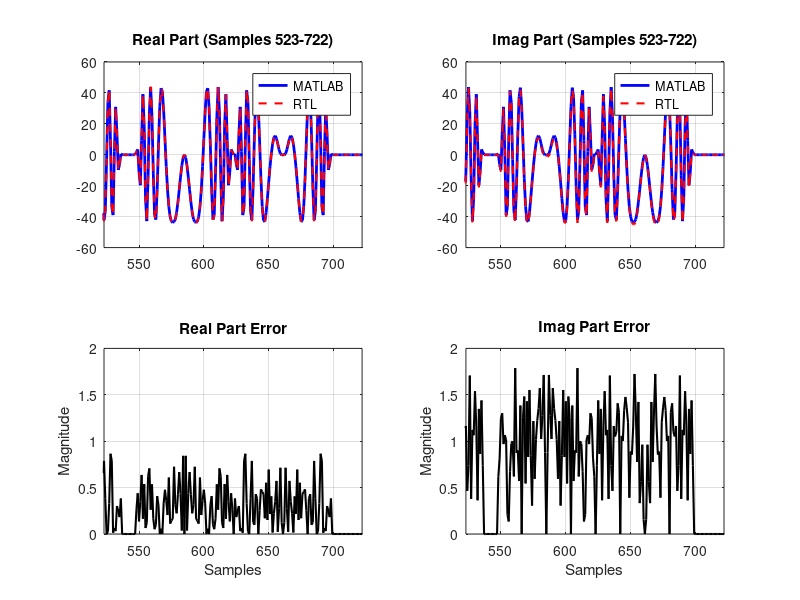
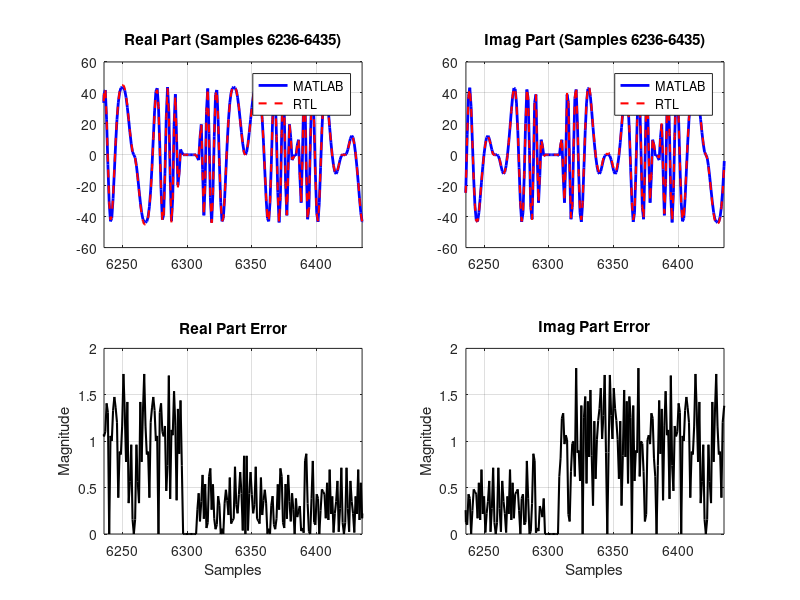
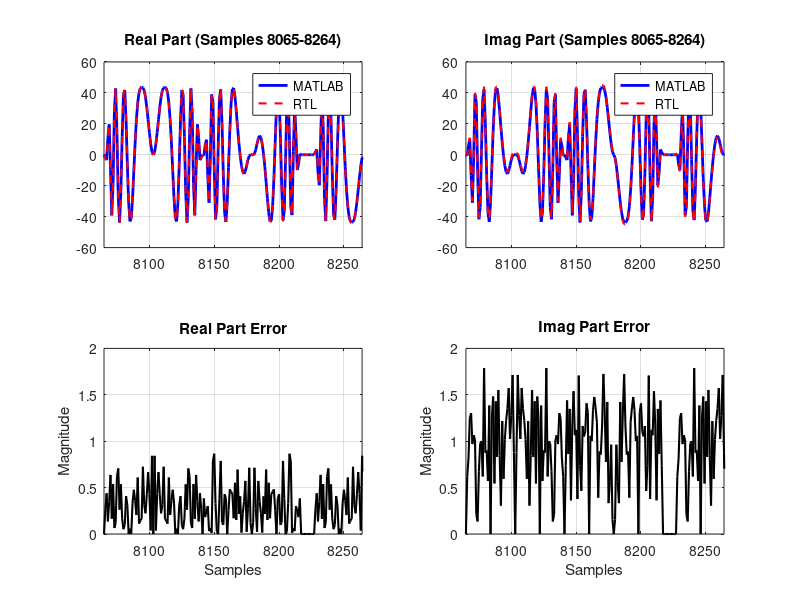

Source code (MATLAB) for these figures, in order:
clc; clear;

% 1. Load files
golden_real = load('golden_tx_real.txt'); 
golden_imag = load('golden_tx_imag.txt');
rtl_real = load('rtl_tx_real.txt');       
rtl_imag = load('rtl_tx_imag.txt');

% Align lengths in case of mismatch
min_len = min(length(golden_real), length(rtl_real));
golden_real = golden_real(1:min_len);
golden_imag = golden_imag(1:min_len);
rtl_real = rtl_real(1:min_len);
rtl_imag = rtl_imag(1:min_len);

% ==============================================
% 2. Scaling & Exporting Exact Floating-Point
% ==============================================
scale_factor = 31; 

% Multiplication ONLY - No round() or floor()
golden_real_scaled_exact = golden_real * scale_factor;
golden_imag_scaled_exact = golden_imag * scale_factor;

% Exporting exact values with maximum double precision (up to 16 digits)
dlmwrite('golden_tx_real_scaled_exact.txt', golden_real_scaled_exact, 'precision', '%.16g');
dlmwrite('golden_tx_imag_scaled_exact.txt', golden_imag_scaled_exact, 'precision', '%.16g');
% ==============================================

% 3. Calculate absolute difference for each sample
diff_real = abs(golden_real_scaled_exact - rtl_real);
diff_imag = abs(golden_imag_scaled_exact - rtl_imag);

% 4. Calculate Mean Absolute Error (MAE)
avg_error_real = mean(diff_real);
avg_error_imag = mean(diff_imag);

% 5. Calculate Average Error Percentage relative to peak amplitude
peak_val_real = max(abs(golden_real_scaled_exact));
peak_val_imag = max(abs(golden_imag_scaled_exact));

% Prevent division by zero
if peak_val_real == 0, peak_val_real = 1; end 
if peak_val_imag == 0, peak_val_imag = 1; end

avg_err_percent_real = (avg_error_real / peak_val_real) * 100;
avg_err_percent_imag = (avg_error_imag / peak_val_imag) * 100;

% 6. Print Report
disp('==============================================');
disp('Error Analysis Report (Exact MATLAB vs RTL)');
disp('==============================================');
disp(['Average Error (Real)           = ' num2str(avg_error_real)]);
disp(['Average Error Percentage (Real)= ' num2str(avg_err_percent_real) ' %']);
disp('----------------------------------------------');
disp(['Average Error (Imag)           = ' num2str(avg_error_imag)]);
disp(['Average Error Percentage (Imag)= ' num2str(avg_err_percent_imag) ' %']);
disp('==============================================');

% ==============================================
% 7. Plotting 3 Random Zoomed Windows
% ==============================================
window_size = 200;
max_start_idx = min_len - window_size;

random_starts = randi([1, max_start_idx], 1, 3);

for i = 1:3
    start_idx = random_starts(i);
    end_idx = start_idx + window_size - 1;
    
    fig_name = ['Random Zoom ' num2str(i) ' (Samples ' num2str(start_idx) '-' num2str(end_idx) ')'];
    figure('Name', fig_name, 'NumberTitle', 'off');
    
    % --- Real Part ---
    subplot(2, 2, 1);
    plot(golden_real_scaled_exact, 'b', 'LineWidth', 2); hold on;
    plot(rtl_real, 'r--', 'LineWidth', 1.5);
    xlim([start_idx, end_idx]);
    title(['Real Part (Samples ' num2str(start_idx) '-' num2str(end_idx) ')']);
    legend('MATLAB', 'RTL');
    grid on;
    
    subplot(2, 2, 3);
    plot(diff_real, 'k', 'LineWidth', 1.5);
    xlim([start_idx, end_idx]);
    title('Real Part Error');
    xlabel('Samples'); ylabel('Magnitude');
    grid on;
    
    % --- Imag Part ---
    subplot(2, 2, 2);
    plot(golden_imag_scaled_exact, 'b', 'LineWidth', 2); hold on;
    plot(rtl_imag, 'r--', 'LineWidth', 1.5);
    xlim([start_idx, end_idx]);
    title(['Imag Part (Samples ' num2str(start_idx) '-' num2str(end_idx) ')']);
    legend('MATLAB', 'RTL');
    grid on;
    
    subplot(2, 2, 4);
    plot(diff_imag, 'k', 'LineWidth', 1.5);
    xlim([start_idx, end_idx]);
    title('Imag Part Error');
    xlabel('Samples'); ylabel('Magnitude');
    grid on;
end
